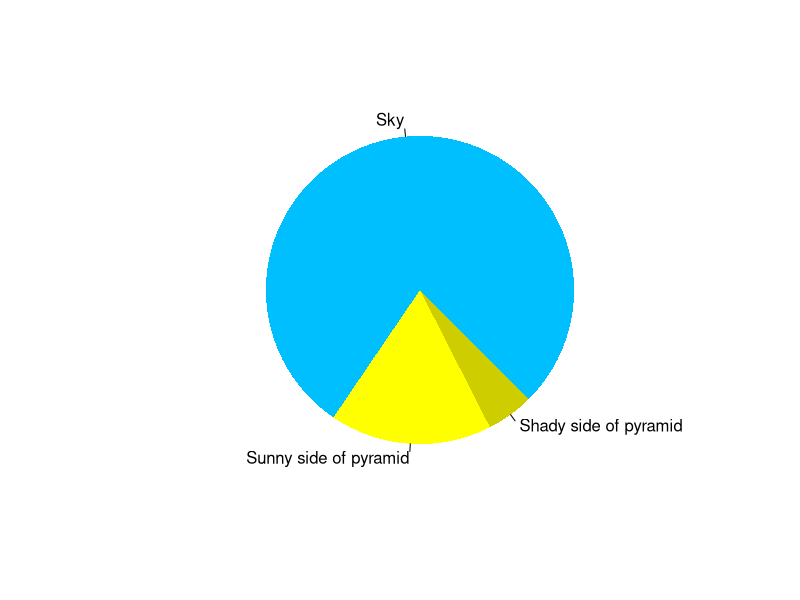
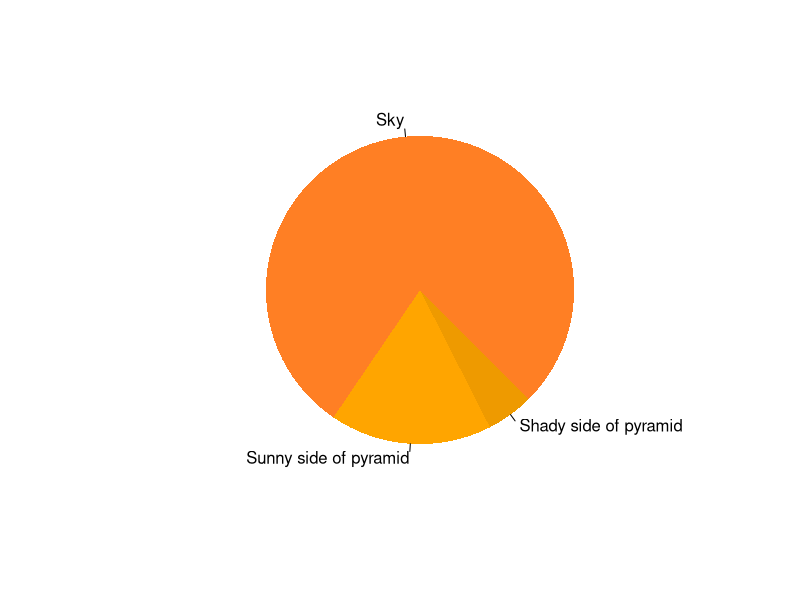

The R source for these figures, in order:
## ---- chunk 1
pie(
  c(Sky = 78, "Sunny side of pyramid" = 17, "Shady side of pyramid" = 5), 
  init.angle = 315, 
  col = c("deepskyblue", "yellow", "yellow3"), 
  border = FALSE
)
## ---- chunk 2
pie(
  c(Sky = 78, "Sunny side of pyramid" = 17, "Shady side of pyramid" = 5), 
  init.angle = 315, 
  col = c("chocolate1", "orange", "orange2"), 
  border = FALSE
)
